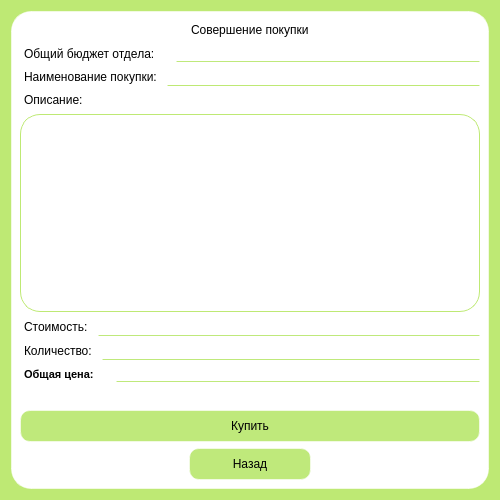
<?xml version="1.0" encoding="UTF-8"?>
<ui version="4.0">
 <class>BuyWindow</class>
 <widget class="QWidget" name="BuyWindow">
  <property name="geometry">
   <rect>
    <x>0</x>
    <y>0</y>
    <width>500</width>
    <height>500</height>
   </rect>
  </property>
  <property name="minimumSize">
   <size>
    <width>500</width>
    <height>500</height>
   </size>
  </property>
  <property name="maximumSize">
   <size>
    <width>5000</width>
    <height>5000</height>
   </size>
  </property>
  <property name="windowTitle">
   <string>Dialog</string>
  </property>
  <property name="styleSheet">
   <string notr="true">background-color: rgb(190, 233, 116);</string>
  </property>
  <layout class="QGridLayout" name="gridLayout">
   <item row="0" column="0">
    <widget class="QWidget" name="widget" native="true">
     <property name="styleSheet">
      <string notr="true">background-color: rgb(255, 255, 255);
border: 1px solid rgba(255, 255, 255, 140);
border-radius: 20px;
</string>
     </property>
     <layout class="QVBoxLayout" name="verticalLayout_3">
      <item>
       <layout class="QHBoxLayout" name="horizontalLayout_2">
        <item>
         <spacer name="horizontalSpacer">
          <property name="orientation">
           <enum>Qt::Horizontal</enum>
          </property>
          <property name="sizeHint" stdset="0">
           <size>
            <width>40</width>
            <height>20</height>
           </size>
          </property>
         </spacer>
        </item>
        <item>
         <widget class="QLabel" name="label">
          <property name="text">
           <string>Совершение покупки</string>
          </property>
         </widget>
        </item>
        <item>
         <spacer name="horizontalSpacer_2">
          <property name="orientation">
           <enum>Qt::Horizontal</enum>
          </property>
          <property name="sizeHint" stdset="0">
           <size>
            <width>40</width>
            <height>20</height>
           </size>
          </property>
         </spacer>
        </item>
       </layout>
      </item>
      <item>
       <layout class="QVBoxLayout" name="verticalLayout">
        <item>
         <layout class="QHBoxLayout" name="horizontalLayout_4">
          <item>
           <widget class="QLabel" name="label_5">
            <property name="maximumSize">
             <size>
              <width>150</width>
              <height>16777215</height>
             </size>
            </property>
            <property name="text">
             <string>Общий бюджет отдела:</string>
            </property>
           </widget>
          </item>
          <item>
           <widget class="QLabel" name="all_budget">
            <property name="styleSheet">
             <string notr="true">border-bottom-color: rgb(191, 233, 123);</string>
            </property>
            <property name="text">
             <string/>
            </property>
           </widget>
          </item>
         </layout>
        </item>
       </layout>
      </item>
      <item>
       <layout class="QHBoxLayout" name="horizontalLayout_5">
        <item>
         <widget class="QLabel" name="label_2">
          <property name="text">
           <string>Наименование покупки:</string>
          </property>
         </widget>
        </item>
        <item>
         <widget class="QLineEdit" name="buy_name">
          <property name="styleSheet">
           <string notr="true">border-bottom-color: rgb(190, 233, 116);</string>
          </property>
         </widget>
        </item>
       </layout>
      </item>
      <item>
       <layout class="QVBoxLayout" name="verticalLayout_2">
        <item>
         <widget class="QLabel" name="label_3">
          <property name="text">
           <string>Описание:</string>
          </property>
         </widget>
        </item>
        <item>
         <widget class="QTextEdit" name="description">
          <property name="styleSheet">
           <string notr="true">border-color: rgb(190, 233, 116);</string>
          </property>
         </widget>
        </item>
       </layout>
      </item>
      <item>
       <layout class="QHBoxLayout" name="horizontalLayout">
        <item>
         <widget class="QLabel" name="label_4">
          <property name="text">
           <string>Стоимость:</string>
          </property>
         </widget>
        </item>
        <item>
         <widget class="QLineEdit" name="sum">
          <property name="styleSheet">
           <string notr="true">border-bottom-color: rgb(191, 233, 123);</string>
          </property>
         </widget>
        </item>
       </layout>
      </item>
      <item>
       <layout class="QHBoxLayout" name="horizontalLayout_6">
        <item>
         <widget class="QLabel" name="label_6">
          <property name="text">
           <string>Количество:</string>
          </property>
         </widget>
        </item>
        <item>
         <widget class="QLineEdit" name="count">
          <property name="styleSheet">
           <string notr="true">border-bottom-color: rgb(191, 233, 123);</string>
          </property>
         </widget>
        </item>
       </layout>
      </item>
      <item>
       <layout class="QHBoxLayout" name="horizontalLayout_7">
        <item>
         <widget class="QLabel" name="label_7">
          <property name="maximumSize">
           <size>
            <width>90</width>
            <height>16777215</height>
           </size>
          </property>
          <property name="font">
           <font>
            <family>MS Shell Dlg 2</family>
            <pointsize>8</pointsize>
            <weight>75</weight>
            <italic>false</italic>
            <bold>true</bold>
           </font>
          </property>
          <property name="styleSheet">
           <string notr="true">

</string>
          </property>
          <property name="text">
           <string>Общая цена:</string>
          </property>
         </widget>
        </item>
        <item>
         <widget class="QLabel" name="aii_sum">
          <property name="styleSheet">
           <string notr="true">border-bottom-color: rgb(191, 233, 123);</string>
          </property>
          <property name="text">
           <string/>
          </property>
         </widget>
        </item>
       </layout>
      </item>
      <item>
       <widget class="QLabel" name="inform">
        <property name="text">
         <string/>
        </property>
       </widget>
      </item>
      <item>
       <widget class="QPushButton" name="buy_window">
        <property name="cursor">
         <cursorShape>ArrowCursor</cursorShape>
        </property>
        <property name="styleSheet">
         <string notr="true">


QPushButton {
color: black;
background-color: rgb(191, 233, 123);
border-radius: 10px;
width: 120px;
height: 30px;
} 
QPushButton:hover{
background-color: rgba(191, 233,140);
}

QPushButton:pressed{
background-color: rgba(191, 233,180);
}</string>
        </property>
        <property name="text">
         <string>Купить</string>
        </property>
       </widget>
      </item>
      <item>
       <layout class="QHBoxLayout" name="horizontalLayout_3">
        <item>
         <spacer name="horizontalSpacer_3">
          <property name="orientation">
           <enum>Qt::Horizontal</enum>
          </property>
          <property name="sizeHint" stdset="0">
           <size>
            <width>40</width>
            <height>20</height>
           </size>
          </property>
         </spacer>
        </item>
        <item>
         <widget class="QPushButton" name="Return_button">
          <property name="styleSheet">
           <string notr="true">


QPushButton {
color: black;
background-color: rgb(191, 233, 123);
border-radius: 10px;
width: 120px;
height: 30px;
} 
QPushButton:hover{
background-color: rgba(191, 233,140);
}

QPushButton:pressed{
background-color: rgba(191, 233,180);
}</string>
          </property>
          <property name="text">
           <string>Назад</string>
          </property>
         </widget>
        </item>
        <item>
         <spacer name="horizontalSpacer_4">
          <property name="orientation">
           <enum>Qt::Horizontal</enum>
          </property>
          <property name="sizeHint" stdset="0">
           <size>
            <width>40</width>
            <height>20</height>
           </size>
          </property>
         </spacer>
        </item>
       </layout>
      </item>
     </layout>
    </widget>
   </item>
  </layout>
 </widget>
 <resources/>
 <connections/>
</ui>
